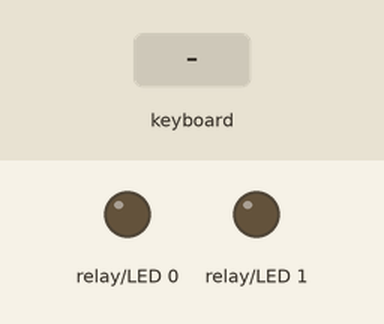
A program run on a simulated Raspberry Pi (BCM pin numbers) with a PiFace Digital. Parts: output pins drawn as LEDs (lit = HIGH). Inputs (shaded band) come from the test bench. The full-screen text the program places in the terminal is not drawn.

Above: at 1.2 s.
1.3 s: key "d" typed on the keyboard
At 2.5 s:
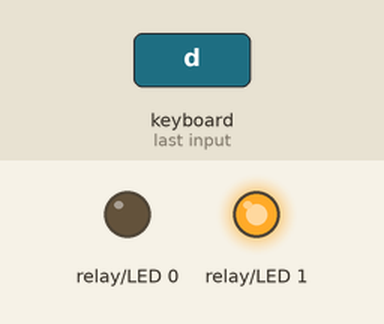
2.8 s: key "a" typed on the keyboard
At 3.7 s:
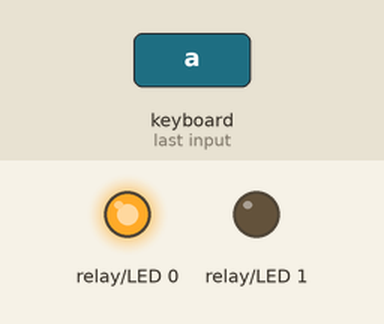
4.3 s: key "w" typed on the keyboard
At 4.8 s:
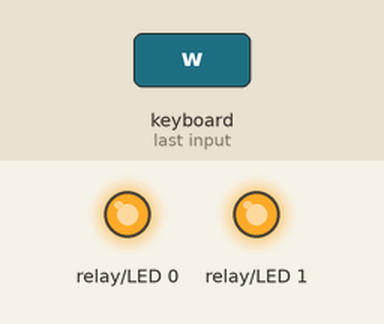
Timing chart, 0 to 7.3 s (numbered marks = the images above; inputs shaded):
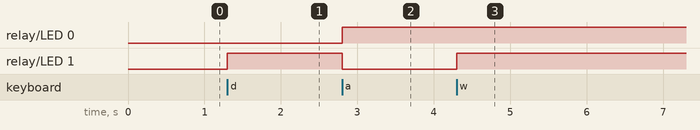

Measured:
- after the input at 1.3 s, relay/LED 1: LOW → HIGH at once
- after the input at 2.8 s, relay/LED 0: LOW → HIGH at once; relay/LED 1: HIGH → LOW at once
- after the input at 4.3 s, relay/LED 1: LOW → HIGH at once

The program:

robot.py
```python
#!/usr/bin/env python

import time, threading
import pifacedigitalio as pfio
import curses

class Robot():
    def __init__(self,pfio):
        pfio.init()
        self.pfio = pfio

    def initialize(self):
        pass

    def stopWheels(self):
        pfio.digital_write(0,0)
        pfio.digital_write(1,0)

    def moveForward(self):
        pfio.digital_write(0,1)
        pfio.digital_write(1,1)

    def moveBackward(self):
        pass    #TODO : I need a H-bridge to make that work

    def turnLeft(self):
        self.pfio.digital_write(0,1)
        self.pfio.digital_write(1,0)

    def turnRight(self):
        pfio.digital_write(0,0)
        pfio.digital_write(1,1)

    def __destroy(self):
        time.sleep(1);
        self.pfio.deinit();
        self.__destroy();

robot = Robot(pfio);

#CURSES
stdscr = curses.initscr()

curses.noecho()
curses.cbreak();
previousMotorState = "STOP"
motorState = "STOP"

while True:
    stdscr.nodelay(0)
    char = stdscr.getch()

    if char == -1 :
        stdscr.addstr(1,1,"NO KEY")
        robot.stopWheels
        motoState = "STOP"

    if char == 113:
        break  # q
    elif char == ord("d"):
        stdscr.addstr(1,1,"RIGHT")
        motorState = "RIGHT"
        if previousMotorState != motorState:
            previousMotorState = motorState
            robot.turnRight()
        time.sleep(.1)
    elif char == ord("a"):
        stdscr.addstr(1,1,"LEFT")
        motorState = "LEFT"
        if previousMotorState != motorState:
            previousMotorState = motorState
            robot.turnLeft()
        time.sleep(.1)
    elif char == ord("w"):
        stdscr.addstr(1,1,"UP")
        motorState = "UP"
        if previousMotorState != motorState:
            previousMotorState = motorState
            robot.moveForward()
        time.sleep(.1)
    elif char == ord("s"):
        stdscr.addstr(1,1,"DOWN")
        motorState = "DOWN"
        robot.stopWheels()
    else:
        robot.stopWheels()

    if previousMotorState != motorState:

        previousMotorState = motorState


curses.nocbreak(); stdscr.keypad(0); curses.echo()
curses.endwin()
pfio.deinit()
```
